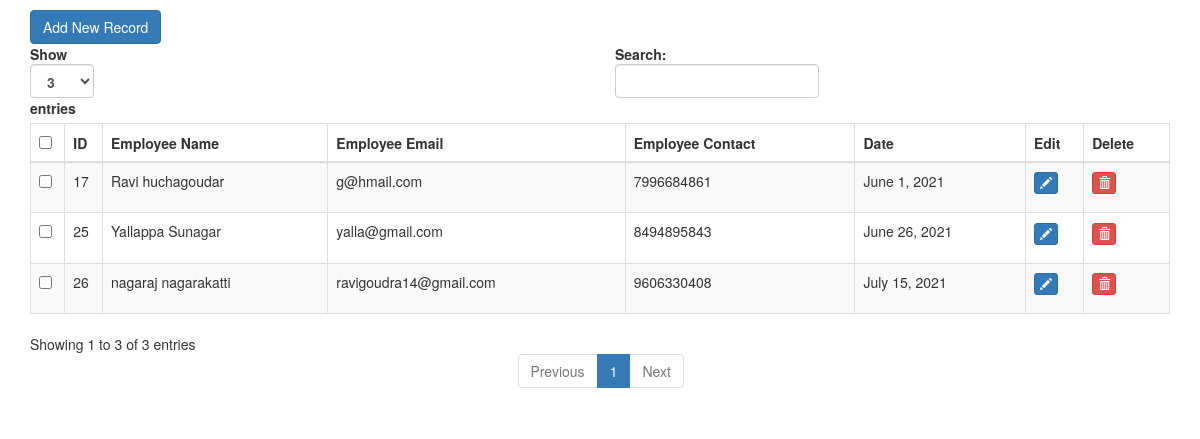
The page / on the database its author committed.
### myapp/models.py (models this page shows)
class Employee(models.Model):
    name = models.CharField(max_length=100)
    email = models.EmailField()
    contact = models.CharField(max_length=15)
    date = models.DateField("Date", default=datetime.date.today)
    class Meta:
        db_table = "employee"

### myapp/views.py (the view)
# urls.py: path('', views.showall),
def showall(request):
    employees = Employee.objects.all()
    return render(request, "show.html", {'employees': employees})

### templates/show.html (shortened to what this page needs)
{% extends "base.html" %}
{% block content %}
 <div class="col-md-12">
        <h4></h4> <span><a href="/addnew" class="btn btn-primary">Add New Record</a></span>
        <div class="table-responsive">
  <table id="bootstrapdatatable" class="table table-striped table-bordered" width="100%">
            <thead>
                <th><input type="checkbox" id="checkall" /></th>
                <th>ID</th>
                <th>Employee Name</th>
                <th>Employee Email</th>
                <th>Employee Contact</th>
                <th>Date</th>
                <th>Edit</th>
                <th>Delete</th>
             </thead>
   <tbody>
   {% for employee in employees %}
    <tr>
     <td><input type="checkbox" class="checkthis" /></td>
     <td>{{ employee.id }}</td>
     <td>{{ employee.name }}</td>
     <td>{{ employee.email }}</td>
     <td>{{ employee.contact }}</td>
     <td>{{ employee.date }}</td>
     <td><p data-placement="top" data-toggle="tooltip" title="Edit"><a href="/update/{{ employee.id }}" class="btn btn-primary btn-xs" data-title="Edit" data-toggle="modal" data-target="#edit" ><span class="glyphicon glyphicon-pencil"></span></a></p></td>
     <td><p data-placement="top" data-toggle="tooltip" title="Delete"><a href="/delete/{{ employee.id }}" class="btn btn-danger btn-xs" data-title="Delete" data-toggle="modal" data-target="#delete" ><span class="glyphicon glyphicon-trash"></span></a></p></td>
    </tr>
   {% endfor %}
   </tbody>
  </table>
        </div>
    </div>
{% endblock content %}

### templates/base.html (shortened to what this page needs)
<!DOCTYPE html>
<html lang="en">
<head>
{% load static %}
<link href="http://maxcdn.bootstrapcdn.com/bootstrap/3.3.0/css/bootstrap.min.css" rel="stylesheet" id="bootstrap-css">
</head>
<body>
<div class="container">
 <div class="row">
    {% block content %}{% endblock %}
 </div>
</div>
</body>
</html>

### rows shown on the page
Employee: id "17", name "Ravi huchagoudar", email "g@hmail.com", contact "7996684861", date "June 1, 2021"
Employee: id "25", name "Yallappa Sunagar", email "yalla@gmail.com", contact "8494895843", date "June 26, 2021"
Employee: id "26", name "nagaraj nagarakatti", email "ravigoudra14@gmail.com", contact "9606330408", date "July 15, 2021"
